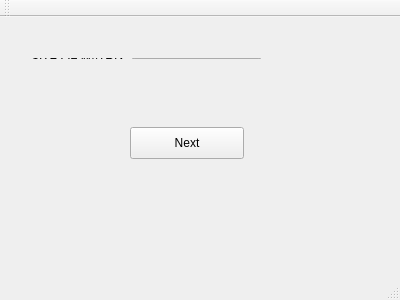
<?xml version="1.0" encoding="UTF-8"?>
<ui version="4.0">
 <class>MainWindow</class>
 <widget class="QMainWindow" name="MainWindow">
  <property name="geometry">
   <rect>
    <x>0</x>
    <y>0</y>
    <width>400</width>
    <height>300</height>
   </rect>
  </property>
  <property name="windowTitle">
   <string>MainWindow</string>
  </property>
  <widget class="QWidget" name="centralWidget">
   <widget class="QPushButton" name="Next">
    <property name="geometry">
     <rect>
      <x>130</x>
      <y>110</y>
      <width>114</width>
      <height>32</height>
     </rect>
    </property>
    <property name="text">
     <string>Next</string>
    </property>
   </widget>
   <widget class="QWidget" name="">
    <property name="geometry">
     <rect>
      <x>20</x>
      <y>30</y>
      <width>252</width>
      <height>23</height>
     </rect>
    </property>
    <layout class="QHBoxLayout" name="horizontalLayout">
     <item>
      <widget class="QLabel" name="label">
       <property name="text">
        <string>SIZE OF MATRIX</string>
       </property>
      </widget>
     </item>
     <item>
      <widget class="QLineEdit" name="size_matrix"/>
     </item>
    </layout>
   </widget>
  </widget>
  <widget class="QMenuBar" name="menuBar">
   <property name="geometry">
    <rect>
     <x>0</x>
     <y>0</y>
     <width>400</width>
     <height>22</height>
    </rect>
   </property>
  </widget>
  <widget class="QToolBar" name="mainToolBar">
   <attribute name="toolBarArea">
    <enum>TopToolBarArea</enum>
   </attribute>
   <attribute name="toolBarBreak">
    <bool>false</bool>
   </attribute>
  </widget>
  <widget class="QStatusBar" name="statusBar"/>
 </widget>
 <layoutdefault spacing="6" margin="11"/>
 <resources/>
 <connections/>
</ui>
